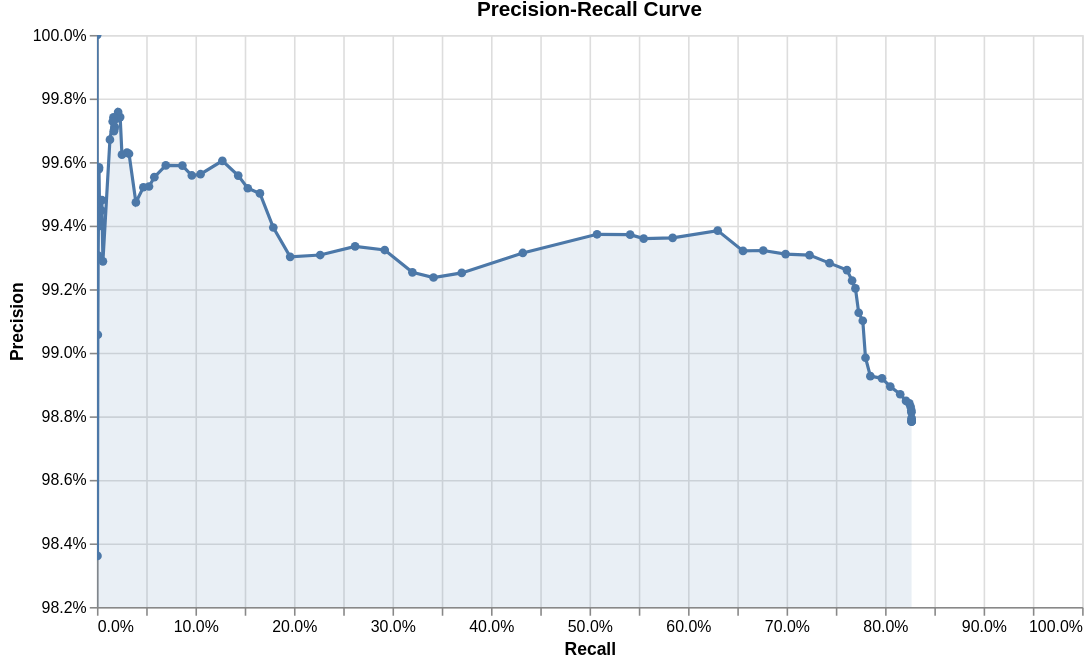

The specification (Vega-Lite) saved for this image:
### Vega-Lite specification from a JSON file in a GitHub repository (floating-point values rounded to 4 significant figures)
{"config": {"view": {"continuousWidth": 300, "continuousHeight": 300}}, "data": {"name": "data-d2e736159d9903a3b2670ccf0b353d57"}, "mark": {"type": "area", "color": "#4C78A8", "fillOpacity": 0.12, "line": {"color": "#4C78A8"}, "point": {"filled": true}}, "description": "Precision-recall curve", "encoding": {"tooltip": [{"field": "truth_threshold", "format": ".2f", "title": "Match weight threshold", "type": "quantitative"}, {"field": "match_probability", "format": ".4f", "title": "Match probability", "type": "quantitative"}, {"field": "precision", "format": ".3%", "title": "Precision", "type": "quantitative"}, {"field": "recall", "format": ".3%", "title": "Recall", "type": "quantitative"}], "x": {"axis": {"format": ".1%"}, "field": "recall", "scale": {"domain": [0, 1]}, "title": "Recall", "type": "quantitative"}, "y": {"axis": {"format": ".1%"}, "field": "precision", "scale": {"zero": false}, "stack": false, "title": "Precision", "type": "quantitative"}}, "height": 360, "padding": {"top": 0, "left": 5, "right": 5, "bottom": 5}, "params": [{"name": "grid_98cf57c0928b4119b3a0e93483f21162", "select": {"type": "interval", "encodings": ["y"]}, "bind": "scales"}], "title": "Precision-Recall Curve", "width": 620, "$schema": "https://vega.github.io/schema/vega-lite/v5.json", "datasets": {"data-d2e736159d9903a3b2670ccf0b353d57": [{"truth_threshold": -16.0, "match_probability": 1.526e-05, "tp": 94720.0, "tn": 187.0, "fp": 1167.0, "fp_neg": 137.0, "fn": 19820.0, "tp_rate": 0.8269, "tn_rate": 0.5772, "fp_rate": 0.4228, "fn_rate": 0.1731, "precision": 0.9878, "recall": 0.8269, "f1": 0.9002}, {"truth_threshold": -15.0, "match_probability": 3.052e-05, "tp": 94720.0, "tn": 188.0, "fp": 1166.0, "fp_neg": 136.0, "fn": 19820.0, "tp_rate": 0.8269, "tn_rate": 0.5802, "fp_rate": 0.4198, "fn_rate": 0.1731, "precision": 0.9878, "recall": 0.8269, "f1": 0.9003}, {"truth_threshold": -13.0, "match_probability": 0.0001221, "tp": 94720.0, "tn": 189.0, "fp": 1165.0, "fp_neg": 135.0, "fn": 19820.0, "tp_rate": 0.8269, "tn_rate": 0.5833, "fp_rate": 0.4167, "fn_rate": 0.1731, "precision": 0.9879, "recall": 0.8269, "f1": 0.9003}, {"truth_threshold": -12.0, "match_probability": 0.0002441, "tp": 94720.0, "tn": 189.0, "fp": 1163.0, "fp_neg": 135.0, "fn": 19820.0, "tp_rate": 0.8269, "tn_rate": 0.5833, "fp_rate": 0.4167, "fn_rate": 0.1731, "precision": 0.9879, "recall": 0.8269, "f1": 0.9003}, {"truth_threshold": -11.0, "match_probability": 0.000488, "tp": 94720.0, "tn": 190.0, "fp": 1156.0, "fp_neg": 134.0, "fn": 19830.0, "tp_rate": 0.8269, "tn_rate": 0.5864, "fp_rate": 0.4136, "fn_rate": 0.1731, "precision": 0.9879, "recall": 0.8269, "f1": 0.9003}, {"truth_threshold": -10.0, "match_probability": 0.0009756, "tp": 94700.0, "tn": 194.0, "fp": 1138.0, "fp_neg": 130.0, "fn": 19840.0, "tp_rate": 0.8268, "tn_rate": 0.5988, "fp_rate": 0.4012, "fn_rate": 0.1732, "precision": 0.9881, "recall": 0.8268, "f1": 0.9003}, {"truth_threshold": -9.0, "match_probability": 0.001949, "tp": 94690.0, "tn": 195.0, "fp": 1132.0, "fp_neg": 129.0, "fn": 19860.0, "tp_rate": 0.8267, "tn_rate": 0.6019, "fp_rate": 0.3981, "fn_rate": 0.1733, "precision": 0.9882, "recall": 0.8267, "f1": 0.9002}, {"truth_threshold": -8.0, "match_probability": 0.003891, "tp": 94600.0, "tn": 196.0, "fp": 1119.0, "fp_neg": 128.0, "fn": 19950.0, "tp_rate": 0.8259, "tn_rate": 0.6049, "fp_rate": 0.3951, "fn_rate": 0.1741, "precision": 0.9883, "recall": 0.8259, "f1": 0.8998}, {"truth_threshold": -7.0, "match_probability": 0.007752, "tp": 94460.0, "tn": 198.0, "fp": 1108.0, "fp_neg": 126.0, "fn": 20090.0, "tp_rate": 0.8246, "tn_rate": 0.6111, "fp_rate": 0.3889, "fn_rate": 0.1754, "precision": 0.9884, "recall": 0.8246, "f1": 0.8991}, {"truth_threshold": -6.0, "match_probability": 0.01538, "tp": 94070.0, "tn": 200.0, "fp": 1096.0, "fp_neg": 124.0, "fn": 20470.0, "tp_rate": 0.8213, "tn_rate": 0.6173, "fp_rate": 0.3827, "fn_rate": 0.1787, "precision": 0.9885, "recall": 0.8213, "f1": 0.8972}, {"truth_threshold": -5.0, "match_probability": 0.0303, "tp": 93400.0, "tn": 209.0, "fp": 1068.0, "fp_neg": 115.0, "fn": 21150.0, "tp_rate": 0.8154, "tn_rate": 0.6451, "fp_rate": 0.3549, "fn_rate": 0.1846, "precision": 0.9887, "recall": 0.8154, "f1": 0.8937}, {"truth_threshold": -4.0, "match_probability": 0.05882, "tp": 92240.0, "tn": 215.0, "fp": 1032.0, "fp_neg": 109.0, "fn": 22300.0, "tp_rate": 0.8053, "tn_rate": 0.6636, "fp_rate": 0.3364, "fn_rate": 0.1947, "precision": 0.9889, "recall": 0.8053, "f1": 0.8877}, {"truth_threshold": -3.0, "match_probability": 0.1111, "tp": 91280.0, "tn": 222.0, "fp": 997.0, "fp_neg": 102.0, "fn": 23270.0, "tp_rate": 0.7969, "tn_rate": 0.6852, "fp_rate": 0.3148, "fn_rate": 0.2031, "precision": 0.9892, "recall": 0.7969, "f1": 0.8827}, {"truth_threshold": -2.0, "match_probability": 0.2, "tp": 89920.0, "tn": 224.0, "fp": 976.0, "fp_neg": 100.0, "fn": 24620.0, "tp_rate": 0.7851, "tn_rate": 0.6914, "fp_rate": 0.3086, "fn_rate": 0.2149, "precision": 0.9893, "recall": 0.7851, "f1": 0.8754}, {"truth_threshold": -1.0, "match_probability": 0.3333, "tp": 89360.0, "tn": 227.0, "fp": 917.0, "fp_neg": 97.0, "fn": 25180.0, "tp_rate": 0.7801, "tn_rate": 0.7006, "fp_rate": 0.2994, "fn_rate": 0.2199, "precision": 0.9898, "recall": 0.7801, "f1": 0.8726}, {"truth_threshold": 0.0, "match_probability": 0.5, "tp": 89040.0, "tn": 230.0, "fp": 808.0, "fp_neg": 94.0, "fn": 25500.0, "tp_rate": 0.7774, "tn_rate": 0.7099, "fp_rate": 0.2901, "fn_rate": 0.2226, "precision": 0.991, "recall": 0.7774, "f1": 0.8713}, {"truth_threshold": 1.0, "match_probability": 0.6667, "tp": 88570.0, "tn": 233.0, "fp": 781.0, "fp_neg": 91.0, "fn": 25980.0, "tp_rate": 0.7732, "tn_rate": 0.7191, "fp_rate": 0.2809, "fn_rate": 0.2268, "precision": 0.9913, "recall": 0.7732, "f1": 0.8688}, {"truth_threshold": 2.0, "match_probability": 0.8, "tp": 88190.0, "tn": 242.0, "fp": 709.0, "fp_neg": 82.0, "fn": 26350.0, "tp_rate": 0.7699, "tn_rate": 0.7469, "fp_rate": 0.2531, "fn_rate": 0.2301, "precision": 0.992, "recall": 0.7699, "f1": 0.867}, {"truth_threshold": 3.0, "match_probability": 0.8889, "tp": 87800.0, "tn": 244.0, "fp": 684.0, "fp_neg": 80.0, "fn": 26740.0, "tp_rate": 0.7665, "tn_rate": 0.7531, "fp_rate": 0.2469, "fn_rate": 0.2335, "precision": 0.9923, "recall": 0.7665, "f1": 0.8649}, {"truth_threshold": 4.0, "match_probability": 0.9412, "tp": 87200.0, "tn": 250.0, "fp": 650.0, "fp_neg": 74.0, "fn": 27340.0, "tp_rate": 0.7613, "tn_rate": 0.7716, "fp_rate": 0.2284, "fn_rate": 0.2387, "precision": 0.9926, "recall": 0.7613, "f1": 0.8617}, {"truth_threshold": 5.0, "match_probability": 0.9697, "tp": 85180.0, "tn": 254.0, "fp": 616.0, "fp_neg": 70.0, "fn": 29360.0, "tp_rate": 0.7437, "tn_rate": 0.784, "fp_rate": 0.216, "fn_rate": 0.2563, "precision": 0.9928, "recall": 0.7437, "f1": 0.8504}, {"truth_threshold": 6.0, "match_probability": 0.9846, "tp": 82850.0, "tn": 257.0, "fp": 578.0, "fp_neg": 67.0, "fn": 31690.0, "tp_rate": 0.7233, "tn_rate": 0.7932, "fp_rate": 0.2068, "fn_rate": 0.2767, "precision": 0.9931, "recall": 0.7233, "f1": 0.837}, {"truth_threshold": 7.0, "match_probability": 0.9922, "tp": 80070.0, "tn": 259.0, "fp": 556.0, "fp_neg": 65.0, "fn": 34480.0, "tp_rate": 0.699, "tn_rate": 0.7994, "fp_rate": 0.2006, "fn_rate": 0.301, "precision": 0.9931, "recall": 0.699, "f1": 0.8205}, {"truth_threshold": 8.0, "match_probability": 0.9961, "tp": 77470.0, "tn": 260.0, "fp": 529.0, "fp_neg": 64.0, "fn": 37070.0, "tp_rate": 0.6764, "tn_rate": 0.8025, "fp_rate": 0.1975, "fn_rate": 0.3236, "precision": 0.9932, "recall": 0.6764, "f1": 0.8047}, {"truth_threshold": 9.0, "match_probability": 0.9981, "tp": 75120.0, "tn": 263.0, "fp": 514.0, "fp_neg": 61.0, "fn": 39430.0, "tp_rate": 0.6558, "tn_rate": 0.8117, "fp_rate": 0.1883, "fn_rate": 0.3442, "precision": 0.9932, "recall": 0.6558, "f1": 0.79}, {"truth_threshold": 10.0, "match_probability": 0.999, "tp": 72180.0, "tn": 267.0, "fp": 447.0, "fp_neg": 57.0, "fn": 42370.0, "tp_rate": 0.6301, "tn_rate": 0.8241, "fp_rate": 0.1759, "fn_rate": 0.3699, "precision": 0.9938, "recall": 0.6301, "f1": 0.7713}, {"truth_threshold": 11.0, "match_probability": 0.9995, "tp": 66940.0, "tn": 271.0, "fp": 430.0, "fp_neg": 53.0, "fn": 47610.0, "tp_rate": 0.5844, "tn_rate": 0.8364, "fp_rate": 0.1636, "fn_rate": 0.4156, "precision": 0.9936, "recall": 0.5844, "f1": 0.7359}, {"truth_threshold": 12.0, "match_probability": 0.9998, "tp": 63570.0, "tn": 273.0, "fp": 410.0, "fp_neg": 51.0, "fn": 50980.0, "tp_rate": 0.555, "tn_rate": 0.8426, "fp_rate": 0.1574, "fn_rate": 0.445, "precision": 0.9936, "recall": 0.555, "f1": 0.7122}, {"truth_threshold": 13.0, "match_probability": 0.9999, "tp": 62000.0, "tn": 276.0, "fp": 392.0, "fp_neg": 48.0, "fn": 52550.0, "tp_rate": 0.5413, "tn_rate": 0.8519, "fp_rate": 0.1481, "fn_rate": 0.4587, "precision": 0.9937, "recall": 0.5413, "f1": 0.7008}, {"truth_threshold": 14.0, "match_probability": 0.9999, "tp": 58140.0, "tn": 278.0, "fp": 367.0, "fp_neg": 46.0, "fn": 56400.0, "tp_rate": 0.5076, "tn_rate": 0.858, "fp_rate": 0.142, "fn_rate": 0.4924, "precision": 0.9937, "recall": 0.5076, "f1": 0.672}, {"truth_threshold": 15.0, "match_probability": 1.0, "tp": 49510.0, "tn": 281.0, "fp": 342.0, "fp_neg": 43.0, "fn": 65030.0, "tp_rate": 0.4323, "tn_rate": 0.8673, "fp_rate": 0.1327, "fn_rate": 0.5677, "precision": 0.9931, "recall": 0.4323, "f1": 0.6024}, {"truth_threshold": 16.0, "match_probability": 1.0, "tp": 42420.0, "tn": 284.0, "fp": 320.0, "fp_neg": 40.0, "fn": 72130.0, "tp_rate": 0.3703, "tn_rate": 0.8765, "fp_rate": 0.1235, "fn_rate": 0.6297, "precision": 0.9925, "recall": 0.3703, "f1": 0.5394}, {"truth_threshold": 17.0, "match_probability": 1.0, "tp": 39140.0, "tn": 285.0, "fp": 301.0, "fp_neg": 39.0, "fn": 75410.0, "tp_rate": 0.3417, "tn_rate": 0.8796, "fp_rate": 0.1204, "fn_rate": 0.6583, "precision": 0.9924, "recall": 0.3417, "f1": 0.5083}, {"truth_threshold": 18.0, "match_probability": 1.0, "tp": 36680.0, "tn": 289.0, "fp": 276.0, "fp_neg": 35.0, "fn": 77870.0, "tp_rate": 0.3202, "tn_rate": 0.892, "fp_rate": 0.108, "fn_rate": 0.6798, "precision": 0.9925, "recall": 0.3202, "f1": 0.4842}, {"truth_threshold": 19.0, "match_probability": 1.0, "tp": 33460.0, "tn": 296.0, "fp": 228.0, "fp_neg": 28.0, "fn": 81080.0, "tp_rate": 0.2921, "tn_rate": 0.9136, "fp_rate": 0.08642, "fn_rate": 0.7079, "precision": 0.9932, "recall": 0.2921, "f1": 0.4515}, {"truth_threshold": 20.0, "match_probability": 1.0, "tp": 30020.0, "tn": 298.0, "fp": 201.0, "fp_neg": 26.0, "fn": 84520.0, "tp_rate": 0.2621, "tn_rate": 0.9198, "fp_rate": 0.08025, "fn_rate": 0.7379, "precision": 0.9933, "recall": 0.2621, "f1": 0.4147}, {"truth_threshold": 21.0, "match_probability": 1.0, "tp": 25960.0, "tn": 303.0, "fp": 181.0, "fp_neg": 21.0, "fn": 88590.0, "tp_rate": 0.2266, "tn_rate": 0.9352, "fp_rate": 0.06481, "fn_rate": 0.7734, "precision": 0.9931, "recall": 0.2266, "f1": 0.369}, {"truth_threshold": 22.0, "match_probability": 1.0, "tp": 22470.0, "tn": 310.0, "fp": 158.0, "fp_neg": 14.0, "fn": 92070.0, "tp_rate": 0.1962, "tn_rate": 0.9568, "fp_rate": 0.04321, "fn_rate": 0.8038, "precision": 0.993, "recall": 0.1962, "f1": 0.3276}, {"truth_threshold": 23.0, "match_probability": 1.0, "tp": 20510.0, "tn": 312.0, "fp": 125.0, "fp_neg": 12.0, "fn": 94040.0, "tp_rate": 0.179, "tn_rate": 0.963, "fp_rate": 0.03704, "fn_rate": 0.821, "precision": 0.9939, "recall": 0.179, "f1": 0.3034}, {"truth_threshold": 24.0, "match_probability": 1.0, "tp": 18950.0, "tn": 312.0, "fp": 95.0, "fp_neg": 12.0, "fn": 95590.0, "tp_rate": 0.1655, "tn_rate": 0.963, "fp_rate": 0.03704, "fn_rate": 0.8345, "precision": 0.995, "recall": 0.1655, "f1": 0.2838}, {"truth_threshold": 25.0, "match_probability": 1.0, "tp": 17540.0, "tn": 313.0, "fp": 85.0, "fp_neg": 11.0, "fn": 97000.0, "tp_rate": 0.1531, "tn_rate": 0.966, "fp_rate": 0.03395, "fn_rate": 0.8469, "precision": 0.9952, "recall": 0.1531, "f1": 0.2654}, {"truth_threshold": 26.0, "match_probability": 1.0, "tp": 16430.0, "tn": 315.0, "fp": 73.0, "fp_neg": 9.0, "fn": 98120.0, "tp_rate": 0.1434, "tn_rate": 0.9722, "fp_rate": 0.02778, "fn_rate": 0.8566, "precision": 0.9956, "recall": 0.1434, "f1": 0.2507}, {"truth_threshold": 27.0, "match_probability": 1.0, "tp": 14580.0, "tn": 316.0, "fp": 58.0, "fp_neg": 8.0, "fn": 99960.0, "tp_rate": 0.1273, "tn_rate": 0.9753, "fp_rate": 0.02469, "fn_rate": 0.8727, "precision": 0.996, "recall": 0.1273, "f1": 0.2258}, {"truth_threshold": 28.0, "match_probability": 1.0, "tp": 12040.0, "tn": 317.0, "fp": 53.0, "fp_neg": 7.0, "fn": 102500.0, "tp_rate": 0.1051, "tn_rate": 0.9784, "fp_rate": 0.0216, "fn_rate": 0.8949, "precision": 0.9956, "recall": 0.1051, "f1": 0.1902}, {"truth_threshold": 29.0, "match_probability": 1.0, "tp": 11030.0, "tn": 317.0, "fp": 49.0, "fp_neg": 7.0, "fn": 103500.0, "tp_rate": 0.09632, "tn_rate": 0.9784, "fp_rate": 0.0216, "fn_rate": 0.9037, "precision": 0.9956, "recall": 0.09632, "f1": 0.1756}, {"truth_threshold": 30.0, "match_probability": 1.0, "tp": 9935.0, "tn": 317.0, "fp": 41.0, "fp_neg": 7.0, "fn": 104600.0, "tp_rate": 0.08674, "tn_rate": 0.9784, "fp_rate": 0.0216, "fn_rate": 0.9133, "precision": 0.9959, "recall": 0.08674, "f1": 0.1596}, {"truth_threshold": 31.0, "match_probability": 1.0, "tp": 8005.0, "tn": 319.0, "fp": 33.0, "fp_neg": 5.0, "fn": 106500.0, "tp_rate": 0.06989, "tn_rate": 0.9846, "fp_rate": 0.01543, "fn_rate": 0.9301, "precision": 0.9959, "recall": 0.06989, "f1": 0.1306}, {"truth_threshold": 32.0, "match_probability": 1.0, "tp": 6674.0, "tn": 319.0, "fp": 30.0, "fp_neg": 5.0, "fn": 107900.0, "tp_rate": 0.05827, "tn_rate": 0.9846, "fp_rate": 0.01543, "fn_rate": 0.9417, "precision": 0.9955, "recall": 0.05827, "f1": 0.1101}, {"truth_threshold": 33.0, "match_probability": 1.0, "tp": 6052.0, "tn": 320.0, "fp": 29.0, "fp_neg": 4.0, "fn": 108500.0, "tp_rate": 0.05284, "tn_rate": 0.9877, "fp_rate": 0.01235, "fn_rate": 0.9472, "precision": 0.9952, "recall": 0.05284, "f1": 0.1003}, {"truth_threshold": 34.0, "match_probability": 1.0, "tp": 5400.0, "tn": 322.0, "fp": 26.0, "fp_neg": 2.0, "fn": 109100.0, "tp_rate": 0.04714, "tn_rate": 0.9938, "fp_rate": 0.006173, "fn_rate": 0.9529, "precision": 0.9952, "recall": 0.04714, "f1": 0.09002}, {"truth_threshold": 35.0, "match_probability": 1.0, "tp": 4530.0, "tn": 322.0, "fp": 24.0, "fp_neg": 2.0, "fn": 110000.0, "tp_rate": 0.03955, "tn_rate": 0.9938, "fp_rate": 0.006173, "fn_rate": 0.9605, "precision": 0.9947, "recall": 0.03955, "f1": 0.07607}, {"truth_threshold": 36.0, "match_probability": 1.0, "tp": 3732.0, "tn": 322.0, "fp": 14.0, "fp_neg": 2.0, "fn": 110800.0, "tp_rate": 0.03258, "tn_rate": 0.9938, "fp_rate": 0.006173, "fn_rate": 0.9674, "precision": 0.9963, "recall": 0.03258, "f1": 0.0631}, {"truth_threshold": 37.0, "match_probability": 1.0, "tp": 3498.0, "tn": 323.0, "fp": 13.0, "fp_neg": 1.0, "fn": 111000.0, "tp_rate": 0.03054, "tn_rate": 0.9969, "fp_rate": 0.003086, "fn_rate": 0.9695, "precision": 0.9963, "recall": 0.03054, "f1": 0.05926}, {"truth_threshold": 38.0, "match_probability": 1.0, "tp": 2910.0, "tn": 323.0, "fp": 11.0, "fp_neg": 1.0, "fn": 111600.0, "tp_rate": 0.02541, "tn_rate": 0.9969, "fp_rate": 0.003086, "fn_rate": 0.9746, "precision": 0.9962, "recall": 0.02541, "f1": 0.04955}, {"truth_threshold": 39.0, "match_probability": 1.0, "tp": 2702.0, "tn": 323.0, "fp": 7.0, "fp_neg": 1.0, "fn": 111800.0, "tp_rate": 0.02359, "tn_rate": 0.9969, "fp_rate": 0.003086, "fn_rate": 0.9764, "precision": 0.9974, "recall": 0.02359, "f1": 0.04609}, {"truth_threshold": 40.0, "match_probability": 1.0, "tp": 2466.0, "tn": 323.0, "fp": 6.0, "fp_neg": 1.0, "fn": 112100.0, "tp_rate": 0.02153, "tn_rate": 0.9969, "fp_rate": 0.003086, "fn_rate": 0.9785, "precision": 0.9976, "recall": 0.02153, "f1": 0.04215}, {"truth_threshold": 41.0, "match_probability": 1.0, "tp": 2274.0, "tn": 323.0, "fp": 6.0, "fp_neg": 1.0, "fn": 112300.0, "tp_rate": 0.01985, "tn_rate": 0.9969, "fp_rate": 0.003086, "fn_rate": 0.9801, "precision": 0.9974, "recall": 0.01985, "f1": 0.03893}, {"truth_threshold": 42.0, "match_probability": 1.0, "tp": 2068.0, "tn": 323.0, "fp": 6.0, "fp_neg": 1.0, "fn": 112500.0, "tp_rate": 0.01805, "tn_rate": 0.9969, "fp_rate": 0.003086, "fn_rate": 0.9819, "precision": 0.9971, "recall": 0.01805, "f1": 0.03547}, {"truth_threshold": 43.0, "match_probability": 1.0, "tp": 2015.0, "tn": 323.0, "fp": 6.0, "fp_neg": 1.0, "fn": 112500.0, "tp_rate": 0.01759, "tn_rate": 0.9969, "fp_rate": 0.003086, "fn_rate": 0.9824, "precision": 0.997, "recall": 0.01759, "f1": 0.03457}, {"truth_threshold": 44.0, "match_probability": 1.0, "tp": 1975.0, "tn": 323.0, "fp": 6.0, "fp_neg": 1.0, "fn": 112600.0, "tp_rate": 0.01724, "tn_rate": 0.9969, "fp_rate": 0.003086, "fn_rate": 0.9828, "precision": 0.997, "recall": 0.01724, "f1": 0.0339}, {"truth_threshold": 45.0, "match_probability": 1.0, "tp": 1922.0, "tn": 323.0, "fp": 5.0, "fp_neg": 1.0, "fn": 112600.0, "tp_rate": 0.01678, "tn_rate": 0.9969, "fp_rate": 0.003086, "fn_rate": 0.9832, "precision": 0.9974, "recall": 0.01678, "f1": 0.033}, {"truth_threshold": 46.0, "match_probability": 1.0, "tp": 1832.0, "tn": 323.0, "fp": 5.0, "fp_neg": 1.0, "fn": 112700.0, "tp_rate": 0.01599, "tn_rate": 0.9969, "fp_rate": 0.003086, "fn_rate": 0.984, "precision": 0.9973, "recall": 0.01599, "f1": 0.03148}, {"truth_threshold": 47.0, "match_probability": 1.0, "tp": 1513.0, "tn": 323.0, "fp": 5.0, "fp_neg": 1.0, "fn": 113000.0, "tp_rate": 0.01321, "tn_rate": 0.9969, "fp_rate": 0.003086, "fn_rate": 0.9868, "precision": 0.9967, "recall": 0.01321, "f1": 0.02607}, {"truth_threshold": 48.0, "match_probability": 1.0, "tp": 697.0, "tn": 323.0, "fp": 5.0, "fp_neg": 1.0, "fn": 113800.0, "tp_rate": 0.006085, "tn_rate": 0.9969, "fp_rate": 0.003086, "fn_rate": 0.9939, "precision": 0.9929, "recall": 0.006085, "f1": 0.0121}, {"truth_threshold": 49.0, "match_probability": 1.0, "tp": 574.0, "tn": 323.0, "fp": 3.0, "fp_neg": 1.0, "fn": 114000.0, "tp_rate": 0.005011, "tn_rate": 0.9969, "fp_rate": 0.003086, "fn_rate": 0.995, "precision": 0.9948, "recall": 0.005011, "f1": 0.009972}, {"truth_threshold": 50.0, "match_probability": 1.0, "tp": 540.0, "tn": 323.0, "fp": 3.0, "fp_neg": 1.0, "fn": 114000.0, "tp_rate": 0.004714, "tn_rate": 0.9969, "fp_rate": 0.003086, "fn_rate": 0.9953, "precision": 0.9945, "recall": 0.004714, "f1": 0.009384}, {"truth_threshold": 51.0, "match_probability": 1.0, "tp": 331.0, "tn": 323.0, "fp": 2.0, "fp_neg": 1.0, "fn": 114200.0, "tp_rate": 0.00289, "tn_rate": 0.9969, "fp_rate": 0.003086, "fn_rate": 0.9971, "precision": 0.994, "recall": 0.00289, "f1": 0.005763}, {"truth_threshold": 52.0, "match_probability": 1.0, "tp": 239.0, "tn": 324.0, "fp": 1.0, "fp_neg": 0.0, "fn": 114300.0, "tp_rate": 0.002087, "tn_rate": 1.0, "fp_rate": 0.0, "fn_rate": 0.9979, "precision": 0.9958, "recall": 0.002087, "f1": 0.004164}, {"truth_threshold": 53.0, "match_probability": 1.0, "tp": 236.0, "tn": 324.0, "fp": 1.0, "fp_neg": 0.0, "fn": 114300.0, "tp_rate": 0.00206, "tn_rate": 1.0, "fp_rate": 0.0, "fn_rate": 0.9979, "precision": 0.9958, "recall": 0.00206, "f1": 0.004112}, {"truth_threshold": 54.0, "match_probability": 1.0, "tp": 143.0, "tn": 324.0, "fp": 1.0, "fp_neg": 0.0, "fn": 114400.0, "tp_rate": 0.001248, "tn_rate": 1.0, "fp_rate": 0.0, "fn_rate": 0.9988, "precision": 0.9931, "recall": 0.001248, "f1": 0.002494}, {"truth_threshold": 55.0, "match_probability": 1.0, "tp": 105.0, "tn": 324.0, "fp": 1.0, "fp_neg": 0.0, "fn": 114400.0, "tp_rate": 0.0009167, "tn_rate": 1.0, "fp_rate": 0.0, "fn_rate": 0.9991, "precision": 0.9906, "recall": 0.0009167, "f1": 0.001832}, {"truth_threshold": 56.0, "match_probability": 1.0, "tp": 60.0, "tn": 324.0, "fp": 1.0, "fp_neg": 0.0, "fn": 114500.0, "tp_rate": 0.0005238, "tn_rate": 1.0, "fp_rate": 0.0, "fn_rate": 0.9995, "precision": 0.9836, "recall": 0.0005238, "f1": 0.001047}, {"truth_threshold": 57.0, "match_probability": 1.0, "tp": 11.0, "tn": 324.0, "fp": 0.0, "fp_neg": 0.0, "fn": 114500.0, "tp_rate": 9.603e-05, "tn_rate": 1.0, "fp_rate": 0.0, "fn_rate": 0.9999, "precision": 1.0, "recall": 9.603e-05, "f1": 0.000192}, {"truth_threshold": 58.0, "match_probability": 1.0, "tp": 9.0, "tn": 324.0, "fp": 0.0, "fp_neg": 0.0, "fn": 114500.0, "tp_rate": 7.857e-05, "tn_rate": 1.0, "fp_rate": 0.0, "fn_rate": 0.9999, "precision": 1.0, "recall": 7.857e-05, "f1": 0.0001571}]}}
